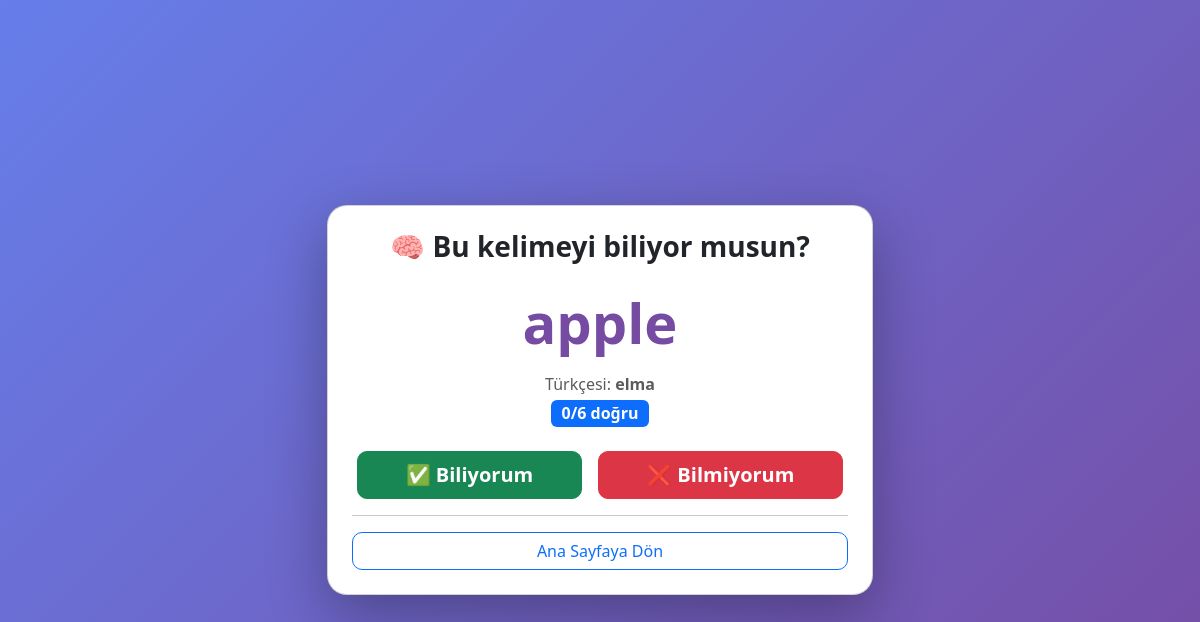
Page /quiz (signed in) on the committed database.
### models.py (models this page shows)
class Word(db.Model):
    id = db.Column(db.Integer, primary_key=True)
    english = db.Column(db.String(150), nullable=False)
    turkish = db.Column(db.String(150), nullable=False)
    picture = db.Column(db.String(300), nullable=True)
    user_id = db.Column(db.Integer, db.ForeignKey('user.id'), nullable=False)
    correct_count = db.Column(db.Integer, default=0)
    next_review = db.Column(db.DateTime, default=datetime.utcnow)
    is_learned = db.Column(db.Boolean, default=False)
    samples = db.relationship('WordSample', backref='word', lazy=True)

### routes.py (the view)
@app.route('/quiz')
@login_required
def quiz():
    word = Word.query.filter_by(
        user_id=current_user.id,
        is_learned=False
    ).filter(Word.next_review <= datetime.utcnow()).first()
    if not word:
        return render_template('quiz.html', word=None)
    return render_template('quiz.html', word=word)

### app.py (called while the page is built)
@login_manager.user_loader
def load_user(user_id):
    return User.query.get(int(user_id))

### templates/quiz.html (shortened to what this page needs)
<!DOCTYPE html>
<html>
<head>
    <link href="https://cdn.jsdelivr.net/npm/bootstrap@5.3.0/dist/css/bootstrap.min.css" rel="stylesheet">
</head>
<body>
    <div class="container">
        <div class="row justify-content-center">
            <div class="col-md-6">
                <div class="card p-4 text-center">
                    {% if word %}
                        <h3 class="fw-bold mb-3">🧠 Bu kelimeyi biliyor musun?</h3>
                        <div class="word-display mb-2">{{ word.english }}</div>
                        <p class="text-muted mb-1">Türkçesi: <strong>{{ word.turkish }}</strong></p>
                        <div class="mb-4">
                            <span class="badge bg-primary fs-6">{{ word.correct_count }}/6 doğru</span>
                        </div>
                        <div class="d-flex gap-3 justify-content-center">
                            <a href="/answer/{{ word.id }}/1" class="btn btn-success btn-lg fw-bold px-5">✅ Biliyorum</a>
                            <a href="/answer/{{ word.id }}/0" class="btn btn-danger btn-lg fw-bold px-5">❌ Bilmiyorum</a>
                        </div>
                    {% else %}
                        <h2 class="fw-bold">🎉 Bugünlük bitti!</h2>
                        <p class="text-muted">Tekrar edilecek kelime kalmadı. Yarın devam et!</p>
                    {% endif %}
                    <hr>
                    <a href="/" class="btn btn-outline-primary">Ana Sayfaya Dön</a>
                </div>
            </div>
        </div>
    </div>
</body>
</html>

### templates/quiz.html (style rules this page uses)
body { background: linear-gradient(135deg, #667eea 0%, #764ba2 100%); min-height: 100vh; display: flex; align-items: center; }
.card { border-radius: 20px; box-shadow: 0 20px 60px rgba(0,0,0,0.3); }
.word-display { font-size: 56px; font-weight: bold; color: #764ba2; }
.btn { border-radius: 10px; }

### rows in the picture
Word: english "apple", turkish "elma", correct_count "0"
